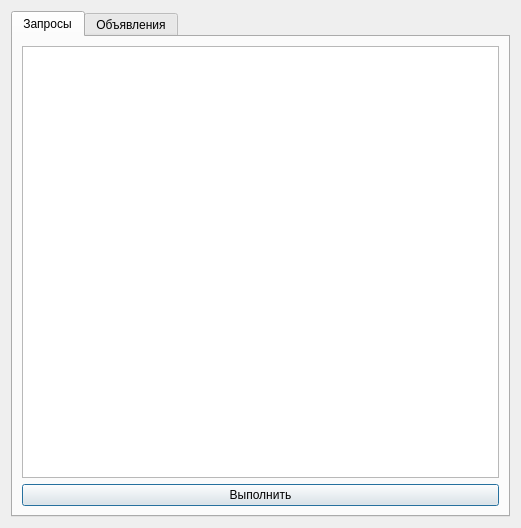
<?xml version="1.0" encoding="UTF-8"?>
<ui version="4.0">
 <class>CHistory</class>
 <widget class="QDialog" name="CHistory">
  <property name="geometry">
   <rect>
    <x>0</x>
    <y>0</y>
    <width>521</width>
    <height>528</height>
   </rect>
  </property>
  <property name="windowTitle">
   <string>Dialog</string>
  </property>
  <layout class="QVBoxLayout" name="verticalLayout">
   <item>
    <widget class="QTabWidget" name="tabWidget">
     <property name="currentIndex">
      <number>0</number>
     </property>
     <widget class="QWidget" name="tab_2">
      <attribute name="title">
       <string>Запросы</string>
      </attribute>
      <layout class="QVBoxLayout" name="verticalLayout_2">
       <item>
        <widget class="QListWidget" name="urlsListWidget"/>
       </item>
       <item>
        <widget class="QPushButton" name="pushButton">
         <property name="text">
          <string>Выполнить</string>
         </property>
        </widget>
       </item>
      </layout>
     </widget>
     <widget class="QWidget" name="tab">
      <attribute name="title">
       <string>Объявления</string>
      </attribute>
      <layout class="QVBoxLayout" name="verticalLayout_3">
       <item>
        <widget class="QListWidget" name="adsListWidget"/>
       </item>
       <item>
        <widget class="QPushButton" name="pushButton_2">
         <property name="text">
          <string>Открыть</string>
         </property>
        </widget>
       </item>
      </layout>
     </widget>
    </widget>
   </item>
  </layout>
 </widget>
 <resources/>
 <connections/>
</ui>
